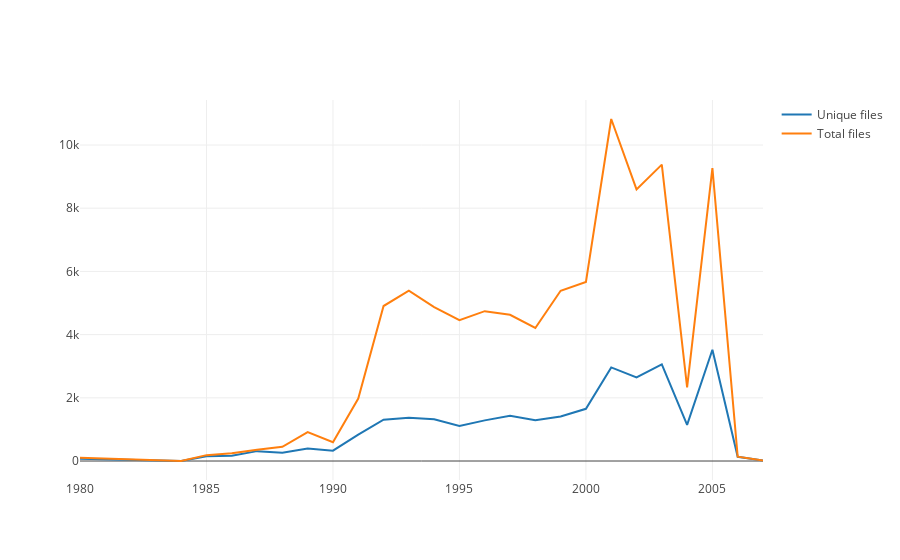

Here is the notebook cell this chart was saved with:
### Code cell
years = files['LAST_MODIFIED'].dt.strftime('%Y').value_counts().sort_index()[:25]
uyears = unique_files['LAST_MODIFIED'].dt.strftime('%Y').value_counts().sort_index()[:25]
uyears = uyears.reset_index()
years = years.reset_index()
data = [
    go.Scatter(x=uyears['index'], y=uyears['LAST_MODIFIED'], name='Unique files'),
    go.Scatter( x=years['index'], y=years['LAST_MODIFIED'], name='Total files')]

iplot(data, filename='pandas-time-series')

### Figure 1 — Plotly figure (JSON) as saved in the notebook; plotly's stock layout.template omitted (floating-point values rounded to 4 significant figures)
{"data": [{"name": "Unique files", "type": "scatter", "uid": "fb951e0c-8ff1-4e35-b750-ca05c6ace40e", "x": ["1980", "1984", "1985", "1986", "1987", "1988", "1989", "1990", "1991", "1992", "1993", "1994", "1995", "1996", "1997", "1998", "1999", "2000", "2001", "2002", "2003", "2004", "2005", "2006", "2007"], "y": [76, 1, 151, 168, 313, 266, 397, 327, 834, 1310, 1372, 1320, 1108, 1287, 1431, 1292, 1408, 1653, 2963, 2645, 3059, 1142, 3520, 135, 19]}, {"name": "Total files", "type": "scatter", "uid": "7640101a-3f67-46d3-aa30-aee9b71b34b0", "x": ["1980", "1984", "1985", "1986", "1987", "1988", "1989", "1990", "1991", "1992", "1993", "1994", "1995", "1996", "1997", "1998", "1999", "2000", "2001", "2002", "2003", "2004", "2005", "2006", "2007"], "y": [107, 1, 186, 249, 360, 451, 915, 593, 1976, 4905, 5389, 4871, 4456, 4742, 4627, 4211, 5387, 5668, 10823, 8596, 9380, 2328, 9268, 137, 19]}], "layout": {}}
